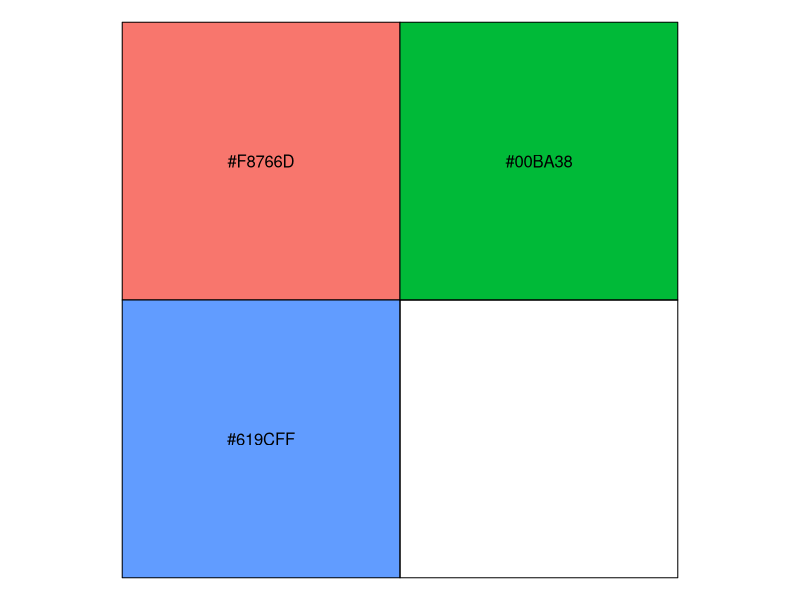

This chart was generated by the following R code: (Note: this script raises an error after producing the figure.)
#exploring different ways of drawing lines of best fit on scatter plots
library(tidyverse)
library(mvtnorm)
library(patchwork)


library(scales)
show_col(hue_pal()(3))

#to do:
#update labels to use the correct names
#potential have 3 or 4 different types of data, and a plot for each
#add a references section and write up

make_plots <- function(x,y) {
#model y using x (standard best fit line)
line1 <- lm(y~x)$coef
line1.slope <- line1[2]
line1.intercept <- line1[1]
#model x using y (what if x is actually predicted by y, not true)
line2 <- lm(x~y)$coef
#y = mx + c
#(y-c) = mx
#x = (1/m)y - (c/m)
line2.slope <- (1/line2[2])
line2.intercept <- -(line2[1]/line2[2])

#calculate the principal components of x/y
pca <- prcomp(cbind(x,y))$rotation
pca.slope <- pca[2,1] / pca[1,1]
pca.intercept <- mean(y) - (pca.slope * mean(x))

#calculate predicted positions on each line, and corresponding "residual" lines
data <- data.frame(x,y)
data %>%
  mutate(yhat_line1=(x*line1.slope+line1.intercept),
         xhat_line1=x,
         yhat_line2=y,
         xhat_line2=(y-line2.intercept)/line2.slope,
         #https://en.wikipedia.org/wiki/Distance_from_a_point_to_a_line
         a=pca.slope,
         b=-1,
         c=pca.intercept,
         xhat_line3=(b*(b*x-a*y)-(a*c))/((a*a)+(b*b)),
         yhat_line3=(a*(-b*x+a*y)-(b*c))/((a*a)+(b*b)),
         #want slopes/intercepts in this data frame:
         slope_line1=line1.slope,
         slope_line2=line2.slope,
         slope_line3=pca.slope,
         intercept_line1=line1.intercept,
         intercept_line2=line2.intercept,
         intercept_line3=pca.intercept
         )%>% 
  select(-c(a,b,c)) %>%
  #transpose to a long form
  gather(key="key",value="value",-c(x,y)) %>% 
  # have "yhat_line1", want two colums of "yhat" "line1"
  separate(key,c("type","line"),"_") %>% 
  #then transpose so we have cols for xhat, yhat etc
  spread(key="type",value="value") %>%
  #calculate the residuals for each method
  #i.e. the distance from the point to the line
  mutate(line=case_when(
           line=="line1" ~ "y~x",
           line=="line2" ~ "x~y",
           line=="line3" ~ "PCA"
         ),
         line=factor(line,levels=c("y~x","x~y","PCA"))) -> data


#facetted scatter plot with three sets of residual lines
data %>% 
  ggplot() +
  facet_grid(line ~ .) +
  geom_point(aes(x=x,y=y,colour=line))+
  geom_abline(aes(slope=slope,intercept=intercept,colour=line))+
  geom_segment(aes(x=x,y=y,xend=xhat,yend=yhat,colour=line))+
  coord_equal() +
  theme_minimal() +
  theme(panel.grid=element_blank()) -> plot1

#basic scatter plot
ggplot() +
  geom_point(data=distinct(data,x,y),
             aes(x=x,y=y),colour="grey50")+
  geom_abline(data=distinct(data,line,slope,intercept),
              aes(slope=slope,intercept=intercept,colour=line))+
  coord_equal() +
  theme_minimal() +
  theme(panel.grid=element_blank()) -> plot2

#add conditional mean of y given a banded value of x to a basic scatter plot
data %>% 
  distinct(x,y) -> pairs
#use cut to create evenly sized groups
pairs$x_group <- cut(pairs$x,5)

pairs %>%
  group_by(x_group) %>%
  summarise(y_bar = mean(y),
            max_x=max(x),
            min_x=min(x)) -> condMeans

plot2 +
  geom_segment(data=condMeans,
               aes(x=min_x,xend=max_x,y=y_bar,yend=y_bar)) -> plot3

#gelman / hill plot, look at standardised variables
stdize <- function(x){(x-mean(x))/sd(x)}

stdData <- data.frame(x,y)
stdData %>% 
  mutate_all(funs(stdize,mean,sd)) -> stdData

stdlm <- lm(y_stdize ~ x_stdize, data=stdData)

stdData$slope <- coef(stdlm)[2]
stdData$intercept <- coef(stdlm)[1]
stdData$y_hat <- (stdData$x_stdize * stdData$slope) + stdData$intercept

ggplot(stdData) +
  geom_vline(aes(xintercept=0),colour="grey80")+
  geom_hline(aes(yintercept=0),colour="grey80")+
  geom_point(aes(x=x_stdize,y=y_stdize),colour="grey50") +
  geom_abline(aes(slope=slope,intercept=intercept),colour="#F8766D") +
  geom_abline(aes(slope=1,intercept=0),colour="#F8766D",linetype=2) +
  scale_y_continuous("Standard deviations from mean of y") +
  scale_x_continuous("Standard deviations from mean of x")+
  coord_equal() +
  theme_minimal()+
  theme(panel.grid=element_blank(),
        axis.title=element_text(colour="grey50"),
        axis.text=elemnt_text(colour="grey50"),
        text=element_text(colour="grey50")) +
  labs(title="Illustration of regression to the mean using standardised variables.",
       subtitle="With standardised variables, the gradient of the regression line is the correlation between the two variables.\nIf there is perfect correlation, then this gradient is equal to 1 (dotted line).\nIf the correlation is less than this then we will observe 'regression to the mean'.\nIf x is say 2sd from the mean of x, then y will be predicted to be 2*gradients from the mean of y.\nFor a gradient of less than 1, this will mean that y is predicted to be closer to the mean than x, this is regression to the mean.") -> plot4

print(plot1+plot2)
print(plot3)
print(plot4)
}


#simulate x/y using simple sets of distributions
set.seed(123)
x <- rnorm(500,mean=100,sd=10)
# y = 0.8 * x + noise
y <- 0.8 * x + rnorm(500,mean=10,sd=8)
make_plots(x,y)


#actual multivariate normal case:
mean <- c(100,100)
sigma <- as.matrix(rbind(c(1,0.6),c(0.6,1)))
set.seed(123)
data.matrix <- rmvnorm(100,mean,sigma)
x <- data.matrix[,1]
y <- data.matrix[,2]

make_plots(x,y)

# 
# #highly correlated rvnorm
# mean <- c(100,90)
# sigma <- as.matrix(rbind(c(1,0.9),c(0.9,1)))
# set.seed(123)
# data.matrix <- rmvnorm(1000,mean,sigma)
# x <- data.matrix[,1]
# y <- data.matrix[,2]
# 
# make_plots(x,y)
# 
# 
# 
# #lowly correlated rvnorm
# mean <- c(100,90)
# sigma <- as.matrix(rbind(c(1,0.2),c(0.2,1)))
# set.seed(123)
# data.matrix <- rmvnorm(1000,mean,sigma)
# x <- data.matrix[,1]
# y <- data.matrix[,2]
# 
# make_plots(x,y)
# 
# 
# #look at what if we are measuring the wrong way round
# set.seed(123)
# y <- rnorm(1000,mean=100,sd=10)
# # y = 0.8 * x + noise
# x <- 0.8 * y + rnorm(1000,mean=10,sd=8)
# make_plots(x,y)
# 
# #look at first approach with higher noise...
# 
# set.seed(123)
# x <- rnorm(1000,mean=100,sd=10)
# # y = 0.8 * x + noise
# y <- 0.8 * x + rnorm(1000,mean=20,sd=10)
# make_plots(x,y)
# 
# 
# #look at what if we are measuring the wrong way round + high noise
# set.seed(123)
# y <- rnorm(1000,mean=100,sd=10)
# # y = 0.8 * x + noise
# x <- 0.8 * y + rnorm(1000,mean=20,sd=10)
# make_plots(x,y)
# 
# 
# 
# #make more stretched out
# set.seed(123)
# x <- rnorm(1000,mean=100,sd=20)
# # y = 0.8 * x + noise
# y <- 0.8 * x + rnorm(1000,mean=30,sd=5)
# make_plots(x,y)



#geometrically can think of levers
#if you draw a triangle, the hypotenuse is the middle PCA which balances both residuals
#the standard linear regression line only cares about vertical residuals, so is pulls the line flatter
#the reverses regression line only cares about horizontal, so pulls the line steaper
#draw the triangle + show movements.

#so if you think the true relationship is the standard regression,
#then by eye you will naturally overstate the relationship


#add an extra set of plots, show/calculate all three types of residual for the 3 different colours + facet...
#this will show what each technique is minimising.
